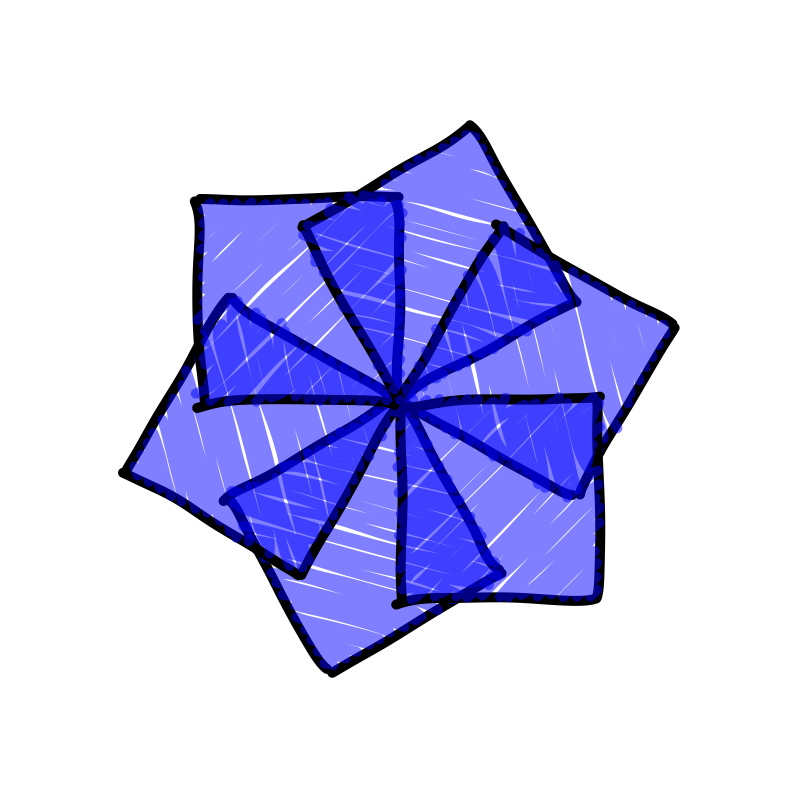

Generate this figure with Python:
from handd import HDD
import math
import cairo


class Rectangle:
    def __init__(self, xy, calque):
        self.xy = xy
        self.calque = calque

    def affiche(self, gris=0, width=0):
        self.calque.ctx.set_line_width(width)
        self.calque.ctx.set_source_rgb(gris, gris, gris)
        p = self.calque.rectangle_hdd(self.xy)
        self.calque.ctx.stroke()
        return p


offset = 60
W = 800 - offset
H = 800 - offset

img = cairo.ImageSurface(cairo.FORMAT_ARGB32, W + offset, H + offset)
calque = HDD(img)
ctx = calque.ctx

# fond blanc
ctx.set_source_rgb(1, 1, 1)
ctx.rectangle(0, 0, W + offset, H + offset)
ctx.fill()

ctx.save()
ctx.translate((W + offset) / 2, (H + offset) / 2)
ctx.set_line_width(3)
N = 6
for _ in range(N):
    angle = math.tau / N
    ctx.rotate(angle)
    rectangle = Rectangle([(0, 0), (200, 200)], calque)
    ctx.set_source_rgb(0, 0, 0)
    p, bb = rectangle.affiche(width=10)
    ctx.stroke()
    ctx.set_source_rgba(0, 0, 1, .5)
    calque.hatch_hdd(p, bb, nb=30)
    ctx.stroke()
ctx.restore()

img.write_to_png("test5.png")
